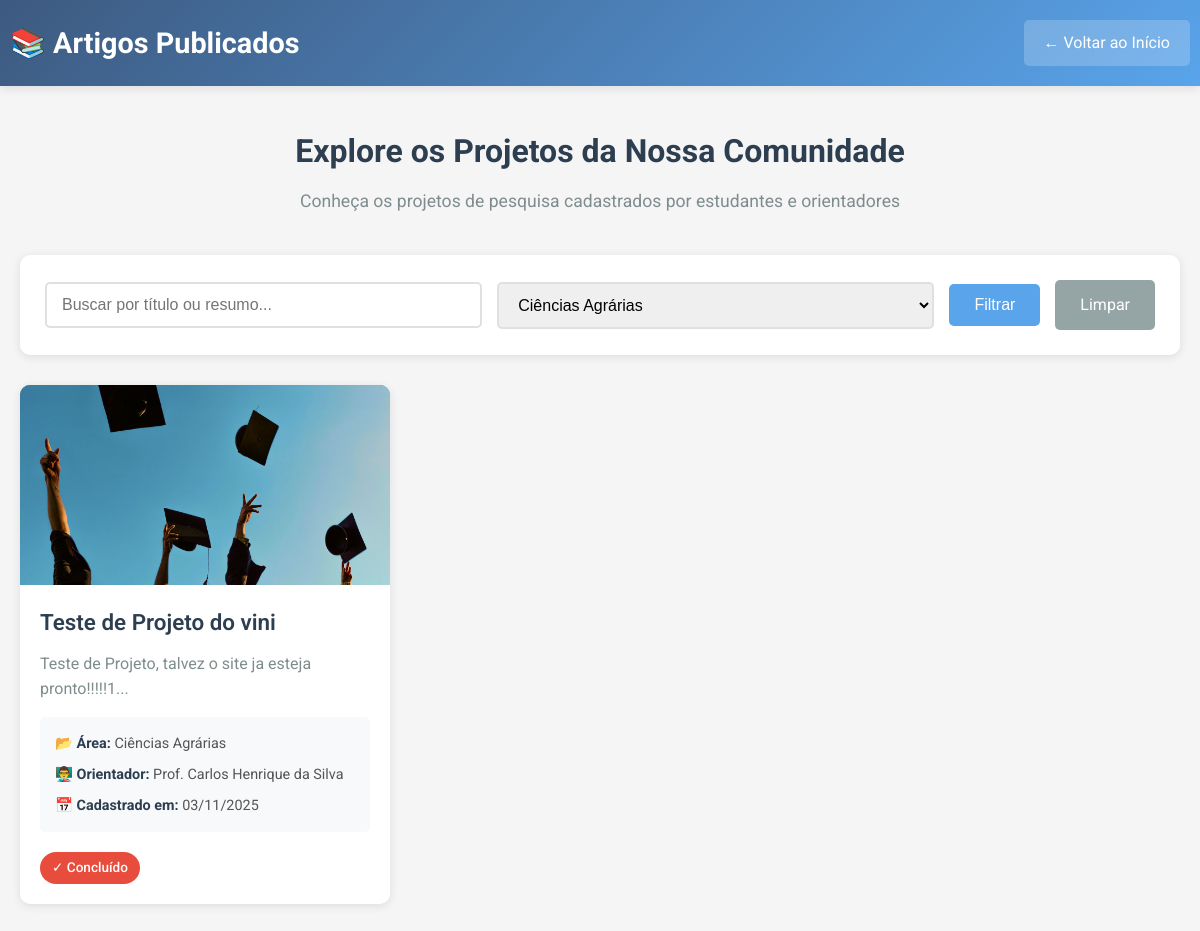
The page /pages/artigos_publicos.php?area=5 on the database its author committed.
### tables this page shows
CREATE TABLE `projetos` (
  `id` int(11) NOT NULL,
  `titulo` varchar(255) NOT NULL,
  `resumo` text,
  `id_orientador` int(11) NOT NULL,
  `id_area` int(11) NOT NULL,
  `status` int(11) NOT NULL,
  `data_cadastro` timestamp NOT NULL DEFAULT CURRENT_TIMESTAMP,
  `imagem` varchar(255) DEFAULT NULL
);

CREATE TABLE `areas` (
  `id` int(11) NOT NULL,
  `nome` varchar(100) NOT NULL
);

CREATE TABLE `orientadores` (
  `id` int(11) NOT NULL,
  `nome` varchar(200) NOT NULL,
  `email` varchar(150) NOT NULL
);

CREATE TABLE `status` (
  `id` int(11) NOT NULL,
  `descricao` varchar(50) NOT NULL
);

### pages/artigos_publicos.php (the view, shortened to what this page needs)
<?php
$usuario_logado = isset($_SESSION['usuario_id']);
$conexao = getConnection();
$filtro_area = isset($_GET['area']) ? $_GET['area'] : '';
$filtro_busca = isset($_GET['busca']) ? $_GET['busca'] : '';
$query = "SELECT p.*, o.nome as orientador_nome, a.nome as area_nome, s.descricao as status_descricao
          FROM projetos p
          LEFT JOIN orientadores o ON p.id_orientador = o.id
          LEFT JOIN areas a ON p.id_area = a.id
          LEFT JOIN status s ON p.status = s.id
          WHERE 1=1";
if (!empty($filtro_area)) {
    $query .= " AND p.id_area = " . intval($filtro_area);
}
$query .= " ORDER BY p.data_cadastro DESC";
$result = $conexao->query($query);
$projetos = [];
while ($row = $result->fetch_assoc()) {
    $projetos[] = $row;
}
$query_areas = "SELECT id, nome FROM areas ORDER BY nome";
$result_areas = $conexao->query($query_areas);
$areas = [];
if ($result_areas) {
    while ($row = $result_areas->fetch_assoc()) {
        $areas[] = $row;
    }
}
?>
<!DOCTYPE html>
<html lang="pt-BR">
<head>
    <link rel="stylesheet" href="../css/index.css">
</head>
<body>
    <header class="public-header">
        <div class="container">
            <h1>📚 Artigos Publicados</h1>
            <?php if ($usuario_logado): ?>
                <a href="meu_perfil.php" class="btn-voltar">← Meu Perfil</a>
            <?php else: ?>
                <a href="../index.php" class="btn-voltar">← Voltar ao Início</a>
            <?php endif; ?>
        </div>
    </header>
    <div class="public-container">
        <div class="page-intro">
            <h2>Explore os Projetos da Nossa Comunidade</h2>
            <p>Conheça os projetos de pesquisa cadastrados por estudantes e orientadores</p>
        </div>
        <div class="filtros-publicos">
            <form method="GET" action="" class="filtros-form">
                <div class="filtro-group">
                    <input type="text"
                           name="busca"
                           placeholder="Buscar por título ou resumo..."
                           value="<?php echo htmlspecialchars($filtro_busca); ?>"
                           class="input-busca">
                </div>
                <div class="filtro-group">
                    <select name="area" class="select-filtro">
                        <?php foreach ($areas as $area): ?>
                            <option value="<?php echo $area['id']; ?>"
                                    <?php echo ($filtro_area == $area['id']) ? 'selected' : ''; ?>>
                                <?php echo htmlspecialchars($area['nome']); ?>
                            </option>
                        <?php endforeach; ?>
                    </select>
                </div>
                <button type="submit" class="btn-filtrar">Filtrar</button>
                <a href="artigos_publicos.php" class="btn-limpar">Limpar</a>
            </form>
        </div>
        <?php if (count($projetos) > 0): ?>
            <div class="artigos-grid">
                <?php foreach ($projetos as $projeto): ?>
                    <div class="artigo-card">
                        <div class="artigo-imagem">
                            <?php if (!empty($projeto['imagem']) && file_exists('../uploads/' . $projeto['imagem'])): ?>
                                <img src="../uploads/<?php echo htmlspecialchars($projeto['imagem']); ?>"
                                     alt="<?php echo htmlspecialchars($projeto['titulo']); ?>">
                            <?php else: ?>
                                <img src="https://via.placeholder.com/350x200/3d5a80/ffffff?text=Artigo+Acadêmico"
                                     alt="Imagem padrão">
                            <?php endif; ?>
                        </div>
                        <div class="artigo-info">
                            <h3 class="artigo-titulo"><?php echo htmlspecialchars($projeto['titulo']); ?></h3>
                            <p class="artigo-resumo"><?php echo htmlspecialchars(substr($projeto['resumo'], 0, 150)) . '...'; ?></p>
                            <div class="artigo-meta">
                                <span class="meta-item">
                                    <strong>📂 Área:</strong> <?php echo htmlspecialchars($projeto['area_nome']); ?>
                                </span>
                                <span class="meta-item">
                                    <strong>👨‍🏫 Orientador:</strong> <?php echo htmlspecialchars($projeto['orientador_nome'] ?? 'N/A'); ?>
                                </span>
                                <span class="meta-item">
                                    <strong>📅 Cadastrado em:</strong> <?php echo date('d/m/Y', strtotime($projeto['data_cadastro'])); ?>
                                </span>
                            </div>
                            <?php
                            $status_class = 'pendente';
                            ?>
                            <span class="badge-status <?php echo $status_class; ?>">✓ <?php echo htmlspecialchars($projeto['status_descricao']); ?></span>
                        </div>
                    </div>
                <?php endforeach; ?>
            </div>
        <?php endif; ?>
    </div>
</body>
</html>

### css/index.css (style rules this page uses)
* { margin: 0; padding: 0; box-sizing: border-box; }
html { scroll-behavior: smooth; }
body { font-family: "Roboto", sans-serif; background-color: #f5f5f5; line-height: 1.6; color: #333; }
.container { max-width: 1200px; margin: 0 auto; padding: 0 2rem; }

### rows shown on the page
projetos: imagem (picture), titulo "Teste de Projeto do vini", resumo "Teste de Projeto, talvez o site ja esteja pronto!!!!!1", id_area.nome "Ciências Agrárias", id_orientador.nome "Prof. Carlos Henrique da Silva", data_cadastro "03/11/2025", status.descricao "Concluído"

### other values the page prints
form field area "Ciências Agrárias"
